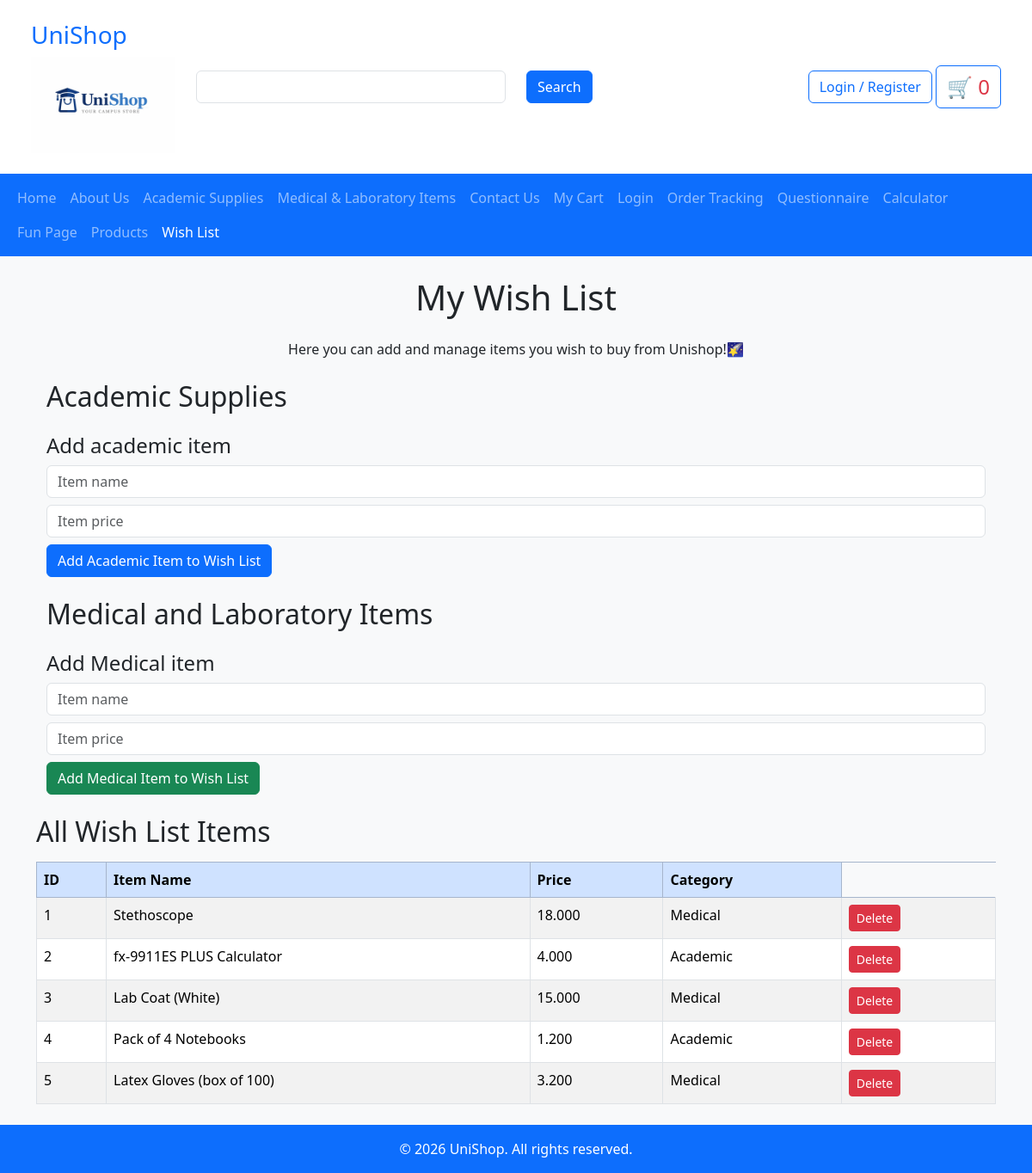
Page /wish_list.php on the earlier database version.
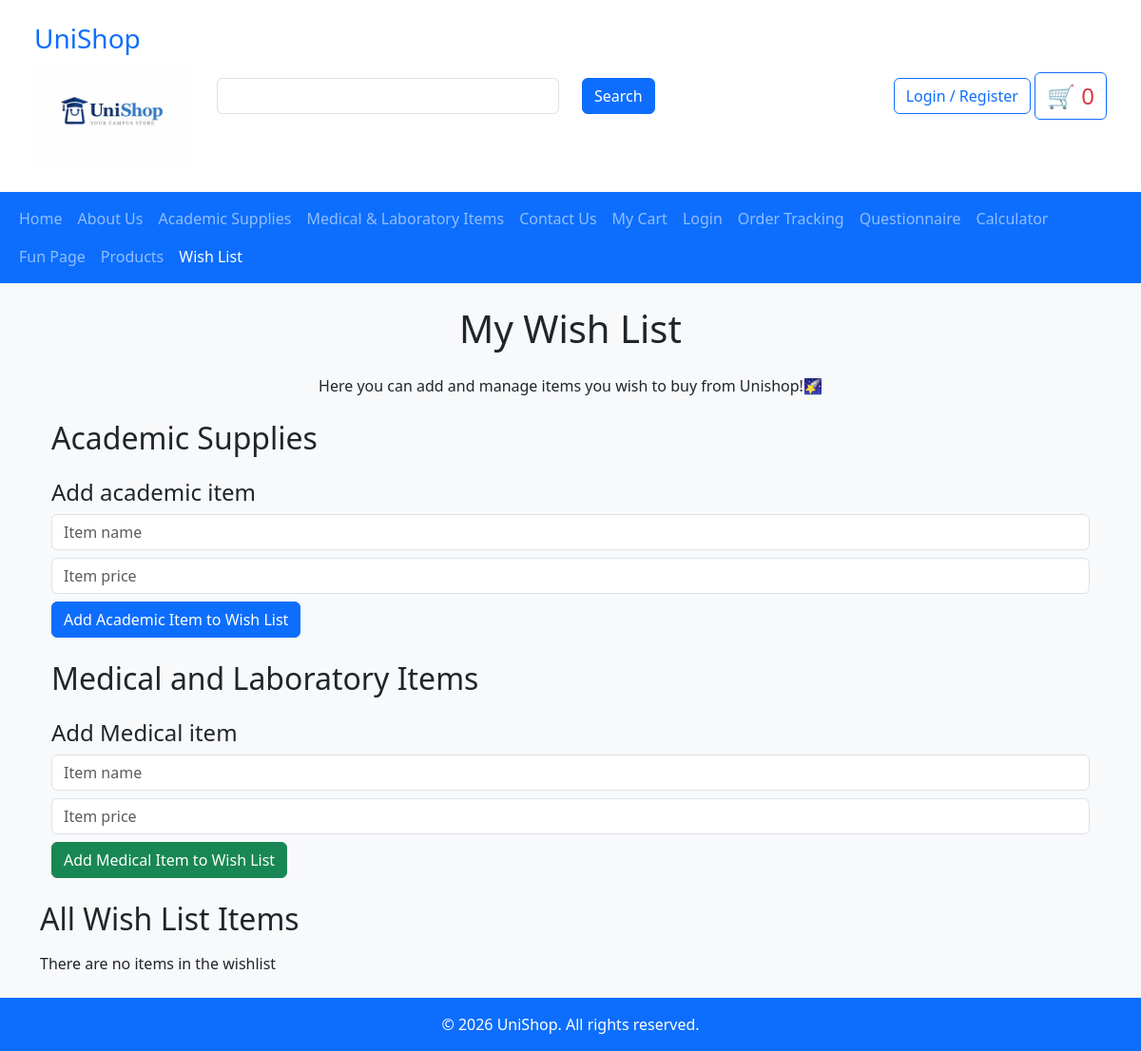
Same page on the later database version.
### tables this page shows
CREATE TABLE wishlist (
    id        INT(6)       NOT NULL AUTO_INCREMENT,
    item_name VARCHAR(100) NOT NULL,
    price     DECIMAL(8,3) NOT NULL,
    category  VARCHAR(50)  NOT NULL,
    PRIMARY KEY (id)
);

### wish_list.php (the view, shortened to what this page needs)
<!DOCTYPE html>
<html lang="en">
<head>
         <link href="https://cdn.jsdelivr.net/npm/bootstrap@5.3.8/dist/css/bootstrap.min.css" rel="stylesheet"
integrity="sha384-sRIl4kxILFvY47J16cr9ZwB07vP4J8+LH7qKQnuqkuIAvNWLzeN8tE5YBujZqJLB"
crossorigin="anonymous">
</head>
<body class="bg-light">
     <header class="container-fluid bg-white" >
    <div class="row align-items-center  p-4">
       <div class="col-md-2">
        <p class="h3 text-primary">UniShop</p>
      <a href="index.html">
        <img src="images/UniShop_logo.png" alt="UniShop - Your Campus Store" class="img-fluid"/>
      </a>
    </div>
    <div class="col-md-6">
      <form action="https://httpbin.org/get" method="get" onsubmit="return validateSearch()">
          <div class="row">
                        <div class="col-8">
        <input type="text" id="searchInput" name="query" class="form-control"/>
        </div>
        <div class="col-4">
        <input type="submit" value="Search" class="btn btn-primary"/>
      </div>
      </div>
      </form>
    </div>
    <div class="col-md-4 text-end">
      <a class="btn btn-outline-primary" href="login_and_registration.html">Login / Register</a>
      <a class="btn btn-outline-primary fs-4" href="cart.html" >
        🛒
        <span class="text-danger">0</span>
      </a>
    </div>
    </div>
    </header>
       <nav class="navbar navbar-expand-sm bg-primary navbar-dark">
           <div class="container-fluid">
      <div class="navbar-nav flex-wrap">
      <a class="nav-link"  href="index.html">Home</a>
            <a class="nav-link " href="About_us.html">About Us</a>
            <a  class="nav-link" href="academic_supplies.html">Academic Supplies</a>
            <a class="nav-link"  href="medical-items.html">Medical & Laboratory Items</a>
            <a  class="nav-link" href="contact_us.html">Contact Us</a>
            <a  class="nav-link" href="cart.php">My Cart</a>
            <a class="nav-link"  href="login_and_registration.php">Login</a>
            <a  class="nav-link" href="order_tracking.html">Order Tracking</a>
             <a  class="nav-link" href="questionnaire.html">Questionnaire</a>
             <a  class="nav-link" href="calculator.html">Calculator</a>
            <a  class="nav-link" href="funpage.php">Fun Page</a>
          <a class="nav-link" href="products.php">Products</a>
             <a class="nav-link active" href="wish_list.php">Wish List</a>
        </div>
    </div>
          </nav>
          <div class="container mt-4 mb-4">
    <h1 class="text-center mb-4">My Wish List</h1>
    <p class="text-center">Here you can add and manage items you wish to buy from Unishop!🌠 </p>
  <div class="container my-4">
    <h2 class="mb-3">Academic Supplies</h2>
  <h4 class="mt-4">Add academic item</h4>
 <form method="post" action="add_wishlist.php">
    <input type="text" name="item_name" class="form-control mb-2" placeholder="Item name">
     <input type="text" name="price" class="form-control mb-2" placeholder="Item price">
    <button type="submit" class="btn btn-primary">
        Add Academic Item to Wish List
    </button>
</form>
</div>
<div class="container my-4">
    <h2 class="mb-3"> Medical and Laboratory Items</h2>
  <h4 class="mt-4">Add Medical item</h4>
  <form method="post" action="add_wishlist.php">
    <input type="text" name="item_name" class="form-control mb-2" placeholder="Item name">
     <input type="text" name="price" class="form-control mb-2" placeholder="Item price">
    <button type="submit" class="btn btn-success">
        Add Medical Item to Wish List
    </button>
</form>
</div>
</div>
<div class="container my-4">
<h2 class="mb-3">All Wish List Items</h2>
<?php
 $servername = "localhost";
$username="root";
$password = "";
$dbname = "unishop";
$conn = mysqli_connect($servername,$username,$password,$dbname);
$sql="SELECT  * FROM wishlist";
$result = mysqli_query($conn,$sql);
 if(mysqli_num_rows($result)>0){
    print "<table class='table table-bordered table-striped'> ";
     print "<thead class='table-primary '> ";
     print "<tr>";
     print"<th>ID</th>";
     print"<th>Item Name</th>";
     print"<th>Price</th>";
     print"<th>Category</th>";
      print "</tr>";
     print "</thead>";
     print "<tbody>";
     while($row =mysqli_fetch_assoc($result)){
        print "<tr>";
        print "<td>" .$row["id"] . "</td>";
        print "<td>" .$row["item_name"] . "</td>";
        print "<td>" .$row["price"] . "</td>";
        print "<td>" .$row["category"] . "</td>";
        print "<td>
        <form method='post' action='delete_wishlist.php'>
        <input type='hidden' name='id' value='".$row["id"]."'>
        <button type='submit' class='btn btn-danger btn-sm'>Delete</button>
        </form>
        </td>";
        }
        print "</tbody>";
        print "</table>";
    }else{
        print "<p>There are no items in the wishlist </p>";
    }
?>
      </div>
<footer class="bg-primary text-white text-center py-3">
  <p class="mb-0">&copy; 2026 UniShop. All rights reserved.</p>
</footer>
</body>
</html>

Differences in the rows shown:
removed wishlist: id "1", item_name "Stethoscope", price "18.000", category "Medical"
removed wishlist: id "2", item_name "fx-9911ES PLUS Calculator", price "4.000", category "Academic"
removed wishlist: id "3", item_name "Lab Coat (White)", price "15.000", category "Medical"
removed wishlist: id "4", item_name "Pack of 4 Notebooks", price "1.200", category "Academic"
removed wishlist: id "5", item_name "Latex Gloves (box of 100)", price "3.200", category "Medical"
Other differences:
text no longer shown: "ID Item Name Price Category"
text now shown: "There are no items in the wishlist"
